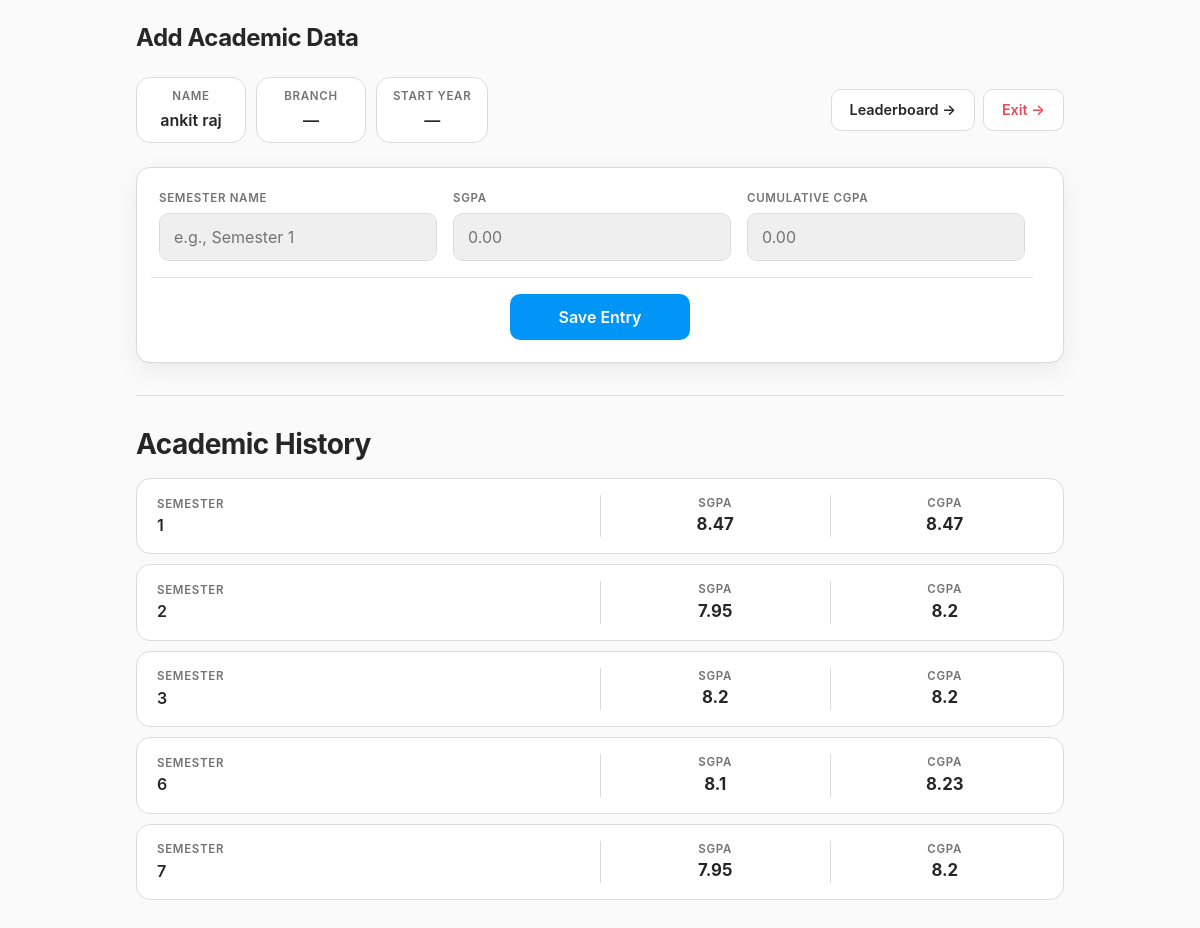
The page /cgpa (signed in) on the database its author committed.
### tables this page shows
CREATE TABLE users (
    id INTEGER PRIMARY KEY AUTOINCREMENT,
    reg TEXT UNIQUE NOT NULL,
    name TEXT NOT NULL,
    password TEXT NOT NULL
, year TEXT, program TEXT, branch TEXT, roll TEXT);

CREATE TABLE results (
    id INTEGER PRIMARY KEY AUTOINCREMENT,
    reg TEXT NOT NULL,
    semester TEXT NOT NULL,
    sgpa REAL NOT NULL,
    cgpa REAL NOT NULL
);

### app.py (the view, shortened to what this page needs)
@app.route("/cgpa", methods=["GET", "POST"])
def cgpa():
    if "user" not in session:
        return redirect("/")
    data = db.execute(
        """
        SELECT semester, sgpa, cgpa
        FROM results
        WHERE reg = ?
        ORDER BY semester
        """,
        session["user"]
    )
    user = db.execute(
        """
        SELECT name, branch, year
        FROM users
        WHERE reg = ?
        """,
        session["user"]
    )[0]
    return render_template(
        "cgpa.html",
        data=data,
        user=user
    )

### templates/cgpa.html (shortened to what this page needs)
{% extends "layout.html" %}
{% block body %}
<h2 class="mb-4">
  Add Academic Data
</h2>
<div class="top-panel">
  <div class="user-info">
    <div class="info-box">
      <div class="muted">
        Name
      </div>
      <div class="text-accent">
        {{ user.name }}
      </div>
    </div>
    <div class="info-box">
      <div class="muted">
        Branch
      </div>
      <div class="text-accent">
        {{ user.branch if user.branch else "—" }}
      </div>
    </div>
    <div class="info-box">
      <div class="muted">
        Start Year
      </div>
      <div class="text-accent">
        {{ user.year if user.year else "—" }}
      </div>
    </div>
  </div>
  <div class="top-buttons">
    <a
      href="/leaderboard"
      class="top-btn"
    >
      Leaderboard →
    </a>
    <a
      href="/logout"
      class="top-btn exit-btn"
    >
      Exit →
    </a>
  </div>
</div>
<form method="POST" class="cgpa-form">
  <div class="row g-3 w-100 border-bottom pb-3 mb-3">
    <div class="col-md-4">
      <label class="muted d-block">
        Semester Name
      </label>
      <input
        class="form-control"
        type="text"
        name="semester"
        placeholder="e.g., Semester 1"
        required
      >
    </div>
    <div class="col-md-4">
      <label class="muted d-block">
        SGPA
      </label>
      <input
        class="form-control"
        type="number"
        step="0.01"
        name="sgpa"
        placeholder="0.00"
        required
      >
    </div>
    <div class="col-md-4">
      <label class="muted d-block">
        Cumulative CGPA
      </label>
      <input
        class="form-control"
        type="number"
        step="0.01"
        name="cgpa"
        placeholder="0.00"
        required
      >
    </div>
  </div>
  <div class="save-section ">
    <button
      type="submit"
      class="save-btn"
    >
      Save Entry
    </button>
  </div>
</form>
<hr>
<h3 class="mt-4 mb-3">
  Academic History
</h3>
<div class="records">
{% for row in data %}
  <div class="record-card">
    <div class="record-row">
      <div>
        <div class="muted">
          Semester
        </div>
        <div class="text-accent">
          {{ row.semester }}
        </div>
      </div>
      <div>
        <div class="muted">
          SGPA
        </div>
        <div class="text-success">
          {{ row.sgpa }}
        </div>
      </div>
      <div>
        <div class="muted">
          CGPA
        </div>
        <div class="text-success">
          {{ row.cgpa }}
        </div>
      </div>
    </div>
  </div>
{% else %}
  <div class="record-card empty-record">
    <span class="muted">
      No records found. Data you add will appear here.
    </span>
  </div>
{% endfor %}
</div>
{% endblock %}

### templates/layout.html (shortened to what this page needs)
<!DOCTYPE html>
<html lang="en">
<head>
  <link
    href="https://cdn.jsdelivr.net/npm/bootstrap@5.3.2/dist/css/bootstrap.min.css"
    rel="stylesheet"
  >
  <link
    rel="stylesheet"
    href="{{ url_for('static', filename='style.css') }}"
  >
</head>
<body class="bg-dark text-light">
<div class="container mt-4">
  {% block body %}
  {% endblock %}
</div>
</body>
</html>

### static/style.css (style rules this page uses)
:root { --bg: #fafafa; --surface: #ffffff; --surface-2: #efefef; --border: #dbdbdb; --text: #262626; --muted: #737373; --blue: #0095f6; --blue-hover: #1877f2; --danger: #ed4956; --ig-gradient: linear-gradient(45deg, #f09433, #e6683c, #dc2743, #cc2366, #bc1888); --radius: 14px; --shadow: 0 1px 2px rgba(0, 0, 0, 0.04), 0 8px 24px rgba(0, 0, 0, 0.06); --nav-h: 64px; color-scheme: light dark; }
body, body.bg-dark { margin: 0; font-family: -apple-system, BlinkMacSystemFont, "Segoe UI", Roboto, Helvetica, Arial, sans-serif; background: var(--bg) !important; color: var(--text) !important; min-height: 100vh; -webkit-font-smoothing: antialiased; -webkit-tap-highlight-color: transparent; animation: fadeIn 0.4s ease both; }
.container { max-width: 960px; padding-left: 16px; padding-right: 16px; padding-bottom: 40px; }
h2, h3 { color: var(--text); font-weight: 700; letter-spacing: -0.02em; }
h2 { font-size: 1.5rem; }
a { color: var(--blue); }
.muted { color: var(--muted); font-size: 0.72rem; font-weight: 600; text-transform: uppercase; letter-spacing: 0.06em; }
.text-accent { color: var(--text); font-weight: 600; }
.text-success { color: var(--text) !important; font-weight: 700; font-size: 1.05rem; }
hr { border: 0; border-top: 1px solid var(--border); margin: 32px 0; opacity: 1; }
.top-panel { display: flex; justify-content: space-between; align-items: center; gap: 16px; margin: 8px 0 24px; }
.user-info { display: flex; flex-wrap: wrap; gap: 10px; }
.info-box { min-width: 110px; padding: 10px 16px; text-align: center; background: var(--surface); border: 1px solid var(--border); border-radius: var(--radius); transition: transform 0.2s ease, box-shadow 0.2s ease; }
.info-box .muted { margin-bottom: 3px; }
.top-buttons { display: flex; align-items: center; gap: 8px; }
.top-btn { display: inline-flex; align-items: center; justify-content: center; padding: 9px 18px; font-size: 0.9rem; font-weight: 600; text-decoration: none; color: var(--text); background: var(--surface); border: 1px solid var(--border); border-radius: 10px; transition: background 0.2s ease, transform 0.1s ease; }
.exit-btn { color: var(--danger); }
.cgpa-form { padding: 22px; background: var(--surface); border: 1px solid var(--border); border-radius: var(--radius); box-shadow: var(--shadow); }
.cgpa-form label { margin-bottom: 6px; }
.form-control, .form-select { height: 48px; padding: 0 14px; font-size: 16px; color: var(--text) !important; background-color: var(--surface-2) !important; border: 1px solid var(--border) !important; border-radius: 10px; transition: border-color 0.2s ease, background-color 0.2s ease; }
.form-control::placeholder { color: var(--muted); }
.save-section { display: flex; justify-content: center; margin-top: 8px; }
.save-btn { min-width: 180px; height: 46px; padding: 0 28px; font-weight: 600; color: #fff; background: var(--blue); border: 0; border-radius: 10px; transition: background 0.2s ease, transform 0.1s ease; }
.records { display: grid; gap: 10px; margin-top: 16px; }
.record-card { padding: 16px 20px; background: var(--surface); border: 1px solid var(--border); border-radius: var(--radius); transition: transform 0.2s ease, box-shadow 0.2s ease; }
.record-row { display: grid; grid-template-columns: 2fr 1fr 1fr; align-items: center; gap: 16px; }
.record-row > div:not(:first-child) { text-align: center; padding-left: 16px; border-left: 1px solid var(--border); }

### rows shown on the page
users: name "ankit raj"
results: semester "1", sgpa "8.47", cgpa "8.47"
results: semester "2", sgpa "7.95", cgpa "8.2"
results: semester "3", sgpa "8.2", cgpa "8.2"
results: semester "6", sgpa "8.1", cgpa "8.23"
results: semester "7", sgpa "7.95", cgpa "8.2"

### other values the page prints
{{ user.branch if user.branch else "—" }} "—"
{{ user.year if user.year else "—" }} "—"
